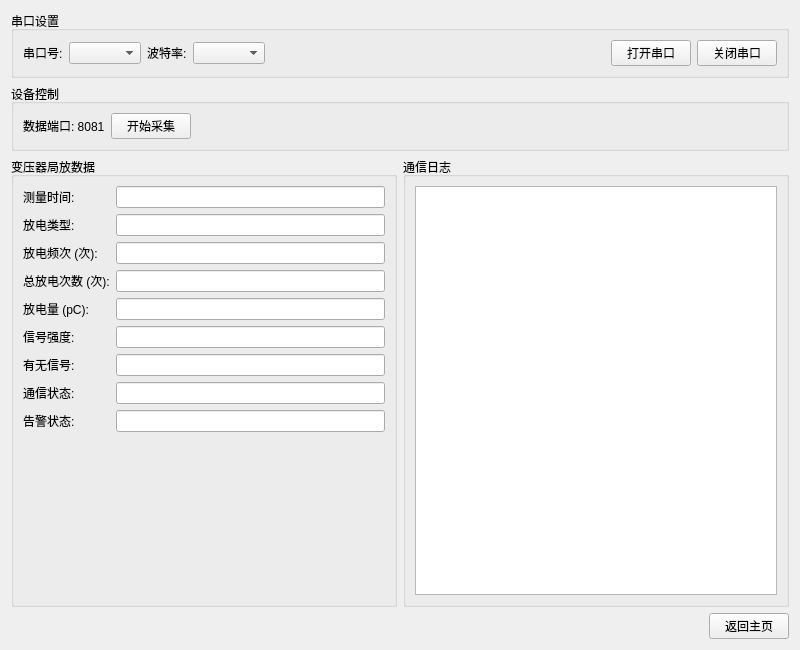
<?xml version="1.0" encoding="UTF-8"?>
<ui version="4.0">
 <class>PartialDischargeWidget</class>
 <widget class="QWidget" name="PartialDischargeWidget">
  <property name="geometry">
   <rect>
    <x>0</x>
    <y>0</y>
    <width>800</width>
    <height>650</height>
   </rect>
  </property>
  <property name="windowTitle">
   <string>变压器局放监测</string>
  </property>
  <layout class="QVBoxLayout" name="verticalLayout_3">
   <item>
    <widget class="QGroupBox" name="groupBox">
     <property name="title">
      <string>串口设置</string>
     </property>
     <layout class="QHBoxLayout" name="horizontalLayout">
      <item>
       <widget class="QLabel" name="label">
        <property name="text">
         <string>串口号:</string>
        </property>
       </widget>
      </item>
      <item>
       <widget class="QComboBox" name="portComboBox"/>
      </item>
      <item>
       <widget class="QLabel" name="label_2">
        <property name="text">
         <string>波特率:</string>
        </property>
       </widget>
      </item>
      <item>
       <widget class="QComboBox" name="baudComboBox"/>
      </item>
      <item>
       <spacer name="horizontalSpacer">
        <property name="orientation">
         <enum>Qt::Horizontal</enum>
        </property>
        <property name="sizeHint" stdset="0">
         <size>
          <width>40</width>
          <height>20</height>
         </size>
        </property>
       </spacer>
      </item>
      <item>
       <widget class="QPushButton" name="openPortButton">
        <property name="text">
         <string>打开串口</string>
        </property>
       </widget>
      </item>
      <item>
       <widget class="QPushButton" name="closePortButton">
        <property name="text">
         <string>关闭串口</string>
        </property>
       </widget>
      </item>
     </layout>
    </widget>
   </item>
   <item>
    <widget class="QGroupBox" name="groupBox_2">
     <property name="title">
      <string>设备控制</string>
     </property>
     <layout class="QHBoxLayout" name="horizontalLayout_2">
      <item>
       <widget class="QLabel" name="label_20">
        <property name="text">
         <string>数据端口: 8081</string>
        </property>
       </widget>
      </item>
      <item>
       <widget class="QPushButton" name="startButton">
        <property name="text">
         <string>开始采集</string>
        </property>
       </widget>
      </item>
      <item>
       <spacer name="horizontalSpacer_2">
        <property name="orientation">
         <enum>Qt::Horizontal</enum>
        </property>
        <property name="sizeHint" stdset="0">
         <size>
          <width>479</width>
          <height>20</height>
         </size>
        </property>
       </spacer>
      </item>
     </layout>
    </widget>
   </item>
   <item>
    <layout class="QGridLayout" name="gridLayout_4">
     <item row="0" column="0">
      <widget class="QGroupBox" name="dataGroupBox">
       <property name="title">
        <string>变压器局放数据</string>
       </property>
       <layout class="QFormLayout" name="formLayout">
        <item row="0" column="0">
         <widget class="QLabel" name="label_4">
          <property name="text">
           <string>测量时间:</string>
          </property>
         </widget>
        </item>
        <item row="0" column="1">
         <widget class="QLineEdit" name="pdTimeLineEdit"/>
        </item>
        <item row="1" column="0">
         <widget class="QLabel" name="label_5">
          <property name="text">
           <string>放电类型:</string>
          </property>
         </widget>
        </item>
        <item row="1" column="1">
         <widget class="QLineEdit" name="pdTypeLineEdit"/>
        </item>
        <item row="2" column="0">
         <widget class="QLabel" name="label_6">
          <property name="text">
           <string>放电频次 (次):</string>
          </property>
         </widget>
        </item>
        <item row="2" column="1">
         <widget class="QLineEdit" name="pdFreqLineEdit"/>
        </item>
        <item row="3" column="0">
         <widget class="QLabel" name="label_7">
          <property name="text">
           <string>总放电次数 (次):</string>
          </property>
         </widget>
        </item>
        <item row="3" column="1">
         <widget class="QLineEdit" name="pdTotalLineEdit"/>
        </item>
        <item row="4" column="0">
         <widget class="QLabel" name="label_8">
          <property name="text">
           <string>放电量 (pC):</string>
          </property>
         </widget>
        </item>
        <item row="4" column="1">
         <widget class="QLineEdit" name="pdAmountLineEdit"/>
        </item>
        <item row="5" column="0">
         <widget class="QLabel" name="label_9">
          <property name="text">
           <string>信号强度:</string>
          </property>
         </widget>
        </item>
        <item row="5" column="1">
         <widget class="QLineEdit" name="pdStrengthLineEdit"/>
        </item>
        <item row="6" column="0">
         <widget class="QLabel" name="label_12">
          <property name="text">
           <string>有无信号:</string>
          </property>
         </widget>
        </item>
        <item row="6" column="1">
         <widget class="QLineEdit" name="pdHasSignalLineEdit"/>
        </item>
        <item row="7" column="0">
         <widget class="QLabel" name="label_10">
          <property name="text">
           <string>通信状态:</string>
          </property>
         </widget>
        </item>
        <item row="7" column="1">
         <widget class="QLineEdit" name="pdCommStatusLineEdit"/>
        </item>
        <item row="8" column="0">
         <widget class="QLabel" name="label_11">
          <property name="text">
           <string>告警状态:</string>
          </property>
         </widget>
        </item>
        <item row="8" column="1">
         <widget class="QLineEdit" name="pdAlarmStatusLineEdit"/>
        </item>
       </layout>
      </widget>
     </item>
     <item row="0" column="1">
      <widget class="QGroupBox" name="groupBox_3">
       <property name="title">
        <string>通信日志</string>
       </property>
       <layout class="QVBoxLayout" name="verticalLayout_2">
        <item>
         <widget class="QPlainTextEdit" name="logTextEdit"/>
        </item>
       </layout>
      </widget>
     </item>
    </layout>
   </item>
   <item>
    <layout class="QHBoxLayout" name="horizontalLayout_3">
     <item>
      <spacer name="horizontalSpacer_3">
       <property name="orientation">
        <enum>Qt::Horizontal</enum>
       </property>
       <property name="sizeHint" stdset="0">
        <size>
         <width>40</width>
         <height>20</height>
        </size>
       </property>
      </spacer>
     </item>
     <item>
      <widget class="QPushButton" name="returnButton">
       <property name="text">
        <string>返回主页</string>
       </property>
      </widget>
     </item>
    </layout>
   </item>
  </layout>
 </widget>
 <resources/>
 <connections/>
</ui>
